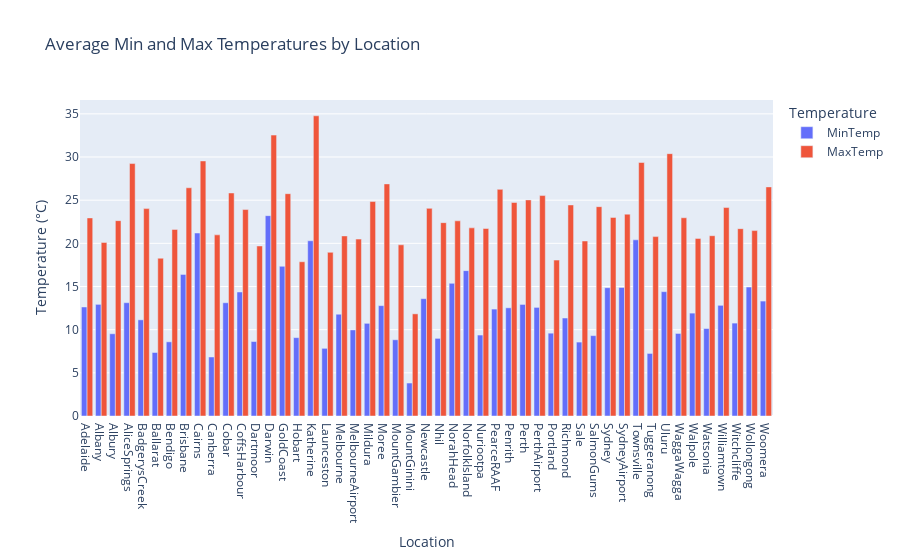

The code cell stored with this chart in its notebook:
### Code cell
import plotly.express as px

# group the data by location and calculate the average min and max temperatures
grouped = df.groupby('Location').agg({'MinTemp': 'mean', 'MaxTemp': 'mean'}).reset_index()

# create the interactive bar chart using plotly
fig = px.bar(grouped, x='Location', y=['MinTemp', 'MaxTemp'], 
             title='Average Min and Max Temperatures by Location',
             barmode='group',
             labels={'variable': 'Temperature', 'value': 'Temperature (°C)'})

# show the interactive chart
fig.show()

### Figure 1 — Plotly figure (JSON) as saved in the notebook; plotly's stock layout.template omitted (floating-point values rounded to 4 significant figures)
{"data": [{"alignmentgroup": "True", "hovertemplate": "Temperature=MinTemp<br>Location=%{x}<br>Temperature (°C)=%{y}<extra></extra>", "legendgroup": "MinTemp", "marker": {"color": "#636efa", "pattern": {"shape": ""}}, "name": "MinTemp", "offsetgroup": "MinTemp", "orientation": "v", "showlegend": true, "textposition": "auto", "type": "bar", "x": ["Adelaide", "Albany", "Albury", "AliceSprings", "BadgerysCreek", "Ballarat", "Bendigo", "Brisbane", "Cairns", "Canberra", "Cobar", "CoffsHarbour", "Dartmoor", "Darwin", "GoldCoast", "Hobart", "Katherine", "Launceston", "Melbourne", "MelbourneAirport", "Mildura", "Moree", "MountGambier", "MountGinini", "Newcastle", "Nhil", "NorahHead", "NorfolkIsland", "Nuriootpa", "PearceRAAF", "Penrith", "Perth", "PerthAirport", "Portland", "Richmond", "Sale", "SalmonGums", "Sydney", "SydneyAirport", "Townsville", "Tuggeranong", "Uluru", "WaggaWagga", "Walpole", "Watsonia", "Williamtown", "Witchcliffe", "Wollongong", "Woomera"], "xaxis": "x", "y": [12.63, 12.93, 9.526, 13.12, 11.14, 7.357, 8.592, 16.4, 21.2, 6.836, 13.12, 14.36, 8.627, 23.21, 17.34, 9.079, 20.3, 7.838, 11.79, 9.974, 10.73, 12.79, 8.829, 3.819, 13.59, 8.993, 15.36, 16.84, 9.377, 12.38, 12.53, 12.92, 12.58, 9.593, 11.35, 8.562, 9.309, 14.86, 14.89, 20.41, 7.247, 14.4, 9.562, 11.92, 10.13, 12.82, 10.76, 14.94, 13.31], "yaxis": "y"}, {"alignmentgroup": "True", "hovertemplate": "Temperature=MaxTemp<br>Location=%{x}<br>Temperature (°C)=%{y}<extra></extra>", "legendgroup": "MaxTemp", "marker": {"color": "#EF553B", "pattern": {"shape": ""}}, "name": "MaxTemp", "offsetgroup": "MaxTemp", "orientation": "v", "showlegend": true, "textposition": "auto", "type": "bar", "x": ["Adelaide", "Albany", "Albury", "AliceSprings", "BadgerysCreek", "Ballarat", "Bendigo", "Brisbane", "Cairns", "Canberra", "Cobar", "CoffsHarbour", "Dartmoor", "Darwin", "GoldCoast", "Hobart", "Katherine", "Launceston", "Melbourne", "MelbourneAirport", "Mildura", "Moree", "MountGambier", "MountGinini", "Newcastle", "Nhil", "NorahHead", "NorfolkIsland", "Nuriootpa", "PearceRAAF", "Penrith", "Perth", "PerthAirport", "Portland", "Richmond", "Sale", "SalmonGums", "Sydney", "SydneyAirport", "Townsville", "Tuggeranong", "Uluru", "WaggaWagga", "Walpole", "Watsonia", "Williamtown", "Witchcliffe", "Wollongong", "Woomera"], "xaxis": "x", "y": [22.95, 20.11, 22.63, 29.24, 24.02, 18.28, 21.62, 26.44, 29.54, 20.98, 25.83, 23.91, 19.69, 32.54, 25.75, 17.87, 34.77, 18.96, 20.86, 20.49, 24.84, 26.89, 19.83, 11.83, 24.05, 22.4, 22.61, 21.79, 21.72, 26.25, 24.73, 25.03, 25.53, 18.06, 24.45, 20.27, 24.25, 23.0, 23.38, 29.36, 20.78, 30.39, 22.96, 20.57, 20.88, 24.15, 21.7, 21.48, 26.54], "yaxis": "y"}], "layout": {"barmode": "group", "legend": {"title": {"text": "Temperature"}, "tracegroupgap": 0}, "title": {"text": "Average Min and Max Temperatures by Location"}, "xaxis": {"anchor": "y", "domain": [0, 1], "title": {"text": "Location"}}, "yaxis": {"anchor": "x", "domain": [0, 1], "title": {"text": "Temperature (°C)"}}}}
